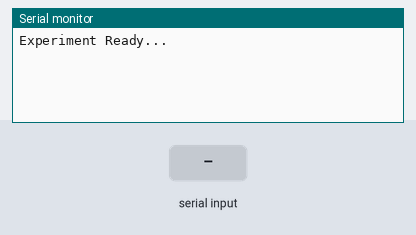
The sketch below on a simulated Arduino Uno, built with avr-gcc and run on an emulated ATmega328P. Parts: the last lines printed to the serial monitor. The inputs (shaded band) are chosen by the test bench.

Above: at 1.2 s.
1.3 s: "90,45\n" received over Serial
At 1.6 s:
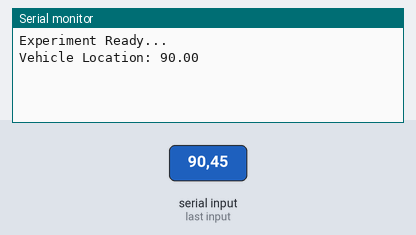
2.8 s: "90,45\n" received over the second serial link
At 4.3 s:
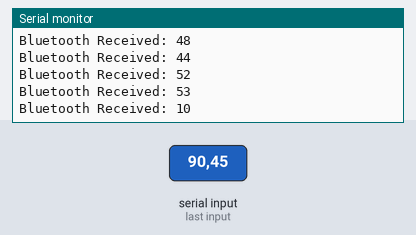
4.5 s: byte 10 ('\n') received over Serial
At 5.1 s:
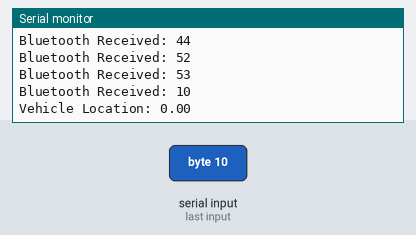
6.0 s: "30,150\n" received over Serial
At 6.5 s:
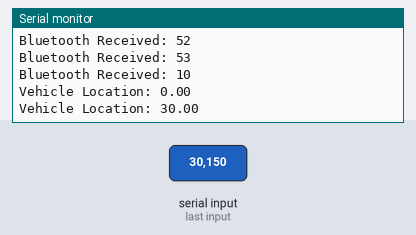
7.5 s: "30,150\n" received over the second serial link
At 9.1 s:
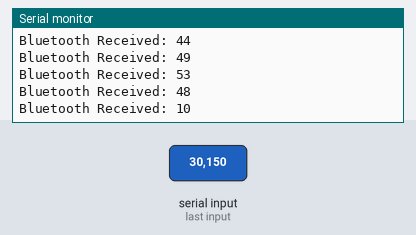
Timing chart, 0 to 10.0 s (numbered marks = the images above; inputs shaded):
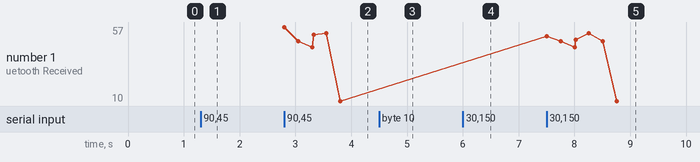

Measured:
- after the input at 1.3 s, the serial monitor: prints a new line at once (image 1)
- after the input at 2.8 s, the serial monitor: prints a new line at once (image 2)
- after the input at 4.5 s, the serial monitor: prints a new line at once (image 3)
- after the input at 6.0 s, the serial monitor: prints a new line at once (image 4)
- after the input at 7.5 s, the serial monitor: prints a new line at once (image 5)

The sketch:

_Study_p1e1_board2_main.ino
```cpp
/*
  Autonomous Vehicles and Pedestrian Interaction with Visual Signals Study - Phase 1

  Experiment 1. Empirical Assessment of light signals for peripheral perception

  This is the main processing code for the experiment. It runs on its own Ardiuno Uno.

  It is responsible for:
  1) Communicate with HC-05 bluetooth module to receive participant input via custom android app;
  2) Transmite command to control LEDs;
  3) Communicate with Arduino ROS node to receive vehicle location;
  4) Logging experiment data

  The circuit:
  1)
  HC-06 Bluetooth module for
    - RXD pin to pin 10 (serial Tx) through a voltage 1 Kohms / 2 Kohms voltage divider
    - TXD pin to pin 10 (serial Rx)
    - GND pin to ground
    - VCC pin to 5V
  2)
  LEDs control commands are sent to LEDs control board (#1) via serial TX pin 12
  The GND pins on both boards are common

  The following commands are accepted:
  0 -> Turn off the leds
  1 - 8 -> Select test mode
  ':' ';" -> Vehicle detection

  3)
  Request for ROS data are sent to ROS board (#3) via serial TX pin 7
  ROS data are received from ROS board (#3) via default serial RX pin 0
  The GND pins on both boards are common


  Programmer:
    Henry Chen (Uwaterloo)
    May 2019


  This example code is based on
  https://howtomechatronics.com/tutorials/arduino/arduino-and-hc-05-bluetooth-module-tutorial/
  https://www.teachmemicro.com/arduino-bluetooth/
  https://arduino.stackexchange.com/questions/49682/sending-float-values-from-python-to-arduino-via-serial-communication

  */

/////#include <ros.h>
/////#include <std_msgs/String.h>
#include <SoftwareSerial.h>
SoftwareSerial Serial_Bluetooth(9, 10); // RX, TX
SoftwareSerial Serial_LED(11, 12); // RX, TX
SoftwareSerial Serial_ROS(6, 7); // RX, TX

/*
ros::NodeHandle  nh;

std_msgs::String str_msg;
ros::Publisher chatter("chatter", &str_msg);

char hello[13] = "hello world!";
*/

int bluetooth_ctrl_data; // bluetooth control data


void setup()
{
  Serial_LED.begin(9600);         // Serial communication line for led control
  Serial_ROS.begin(9600);         // Serial communication line for ROS node
  Serial_Bluetooth.begin(9600);   // Serial communication line for Bluetooth APP control

  Serial.begin(9600);              // Serial Monitor for debugging
  Serial.println("Experiment Ready...");

  /*
  // Note: Serial communication must be initiated before ROS node initization
  nh.initNode();
  nh.advertise(chatter);
  */

}

void loop()
{
  // Function 1: Communicate with HC-05 bluetooth module to receive participant input via custom android app;
  // receiving bluetooth control data
  if (Serial_Bluetooth.available()){

    bluetooth_ctrl_data=Serial_Bluetooth.read();
    Serial.print("Bluetooth Received: ");
    Serial.println(bluetooth_ctrl_data);

    // Receive participant input
    if(bluetooth_ctrl_data == 61){  // ASCII '='
      Serial.println("Signal Detected!");
      //Serial_Bluetooth.print("Signal Detected!");./
    }

    if(bluetooth_ctrl_data == 62){  // ASCII '>'
      Serial.println("Signal Understood!!");
      //Serial_Bluetooth.print("Signal Understood!!");
    }

    // Select test mode
    if(bluetooth_ctrl_data == 48){    //ASCII '0'
      //Serial.println("Baseline (OFF)");
      //Serial_Bluetooth.print("Baseline (OFF)");
    }
    else if(bluetooth_ctrl_data == 49){  //ASCII '1'
      //Serial.println("Test 2a - Top Turquoise");
      //Serial_Bluetooth.print("Test 2a - Top Turquoise");
    }
    else if(bluetooth_ctrl_data == 50){  //ASCII '2'
      //Serial.println("Test 2b - Top Amber");
      //Serial_Bluetooth.print("Test 2b - Top Amber");
    }
    else if(bluetooth_ctrl_data == 51){  //ASCII '3'
      //Serial.println("Test 3a - Front Turquoise");
      //Serial_Bluetooth.print("Test 3a - Front Turquoise");
    }
    else if(bluetooth_ctrl_data == 52){  //ASCII '4'
      //Serial.println("Test 3b - Front Amber");
      //Serial_Bluetooth.print("Test 3b - Front Amber");
    }
    else if(bluetooth_ctrl_data == 53){  //ASCII '5'
      //Serial.println("Test 4a - Top Blinking Turquoise");
      //Serial_Bluetooth.print("Test 4a - Top Blinking Turquoise");
    }
    else if(bluetooth_ctrl_data == 54){  //ASCII '6'
      //Serial.println("Test 4b - Top Blinking Amber");
      //Serial_Bluetooth.print("Test 4b - Top Blinking Amber");
    }
    else if(bluetooth_ctrl_data == 55){  //ASCII '7'
      //Serial.println("Test 5a - Front Blinking Turquoise");
      //Serial_Bluetooth.print("Test 5a - Front Blinking Turquoise");
    }
    else if(bluetooth_ctrl_data == 56){  //ASCII '8'
      //Serial.println("Test 5b - Front Blinking Amber");
      //Serial_Bluetooth.print("Test 5b - Front Blinking Amber");
    }
    else if(bluetooth_ctrl_data == 57){  //ASCII '9'
      //Serial.println("Test 6a - Top Chase Turquoise");
      //Serial_Bluetooth.print("Test 6a - Top Chase Turquoise");
    }
    else if(bluetooth_ctrl_data == 58){  // ASCII ':'
      //Serial.println("Test 6b - Top Chase Amber");
      //Serial_Bluetooth.print("Test 6b - Top Chase Amber");
    }
    else if(bluetooth_ctrl_data == 59){  // ASCII ';'
      //Serial.println("Test 7a - Front Chase Turquoise");
      //Serial_Bluetooth.print("Test 7a - Front Chase Turquoise");
    }
    else if(bluetooth_ctrl_data == 60){  // ASCII '<'
      //Serial.println("Test 7b - Front Chase Amber");
      //Serial_Bluetooth.print("Test 7b - Front Chase Amber");
    }
    else{;}

  }

  // Function 2: Transmite command to control LEDs;
  // transmitting test mode to LED control a
  if (bluetooth_ctrl_data >=48 and bluetooth_ctrl_data <=60){
    Serial_LED.write(bluetooth_ctrl_data);
    //Serial.print("sending: ");
    //Serial.println(bluetooth_ctrl_data);

    bluetooth_ctrl_data = 0;
    delay(250);
  }

  // Function 3: Communicate with Arduino ROS node to receive vehicle location;

  if (bluetooth_ctrl_data >=61 and bluetooth_ctrl_data <=62){
    Serial_ROS.write(bluetooth_ctrl_data);

    bluetooth_ctrl_data = 0;
    delay(250);
  }

  static char buffer[32];
  static size_t pos;

  // receiving ROS node data
  if (Serial.available()){
    //Serial.println("ROS data incoming...");
    char c = Serial.read();
     if (c == '\n') {                         // on end of line, parse the number
            buffer[pos] = '\0';
            float value = atof(buffer);
            Serial.print("Vehicle Location: ");
            Serial.println(value);
            pos = 0;
        } else if (pos < sizeof buffer - 1) {  // otherwise, buffer it
            buffer[pos++] = c;
        }
  }


/*
  str_msg.data = hello;
  chatter.publish( &str_msg );
  nh.spinOnce();
  delay(1000);
*/

}
```
